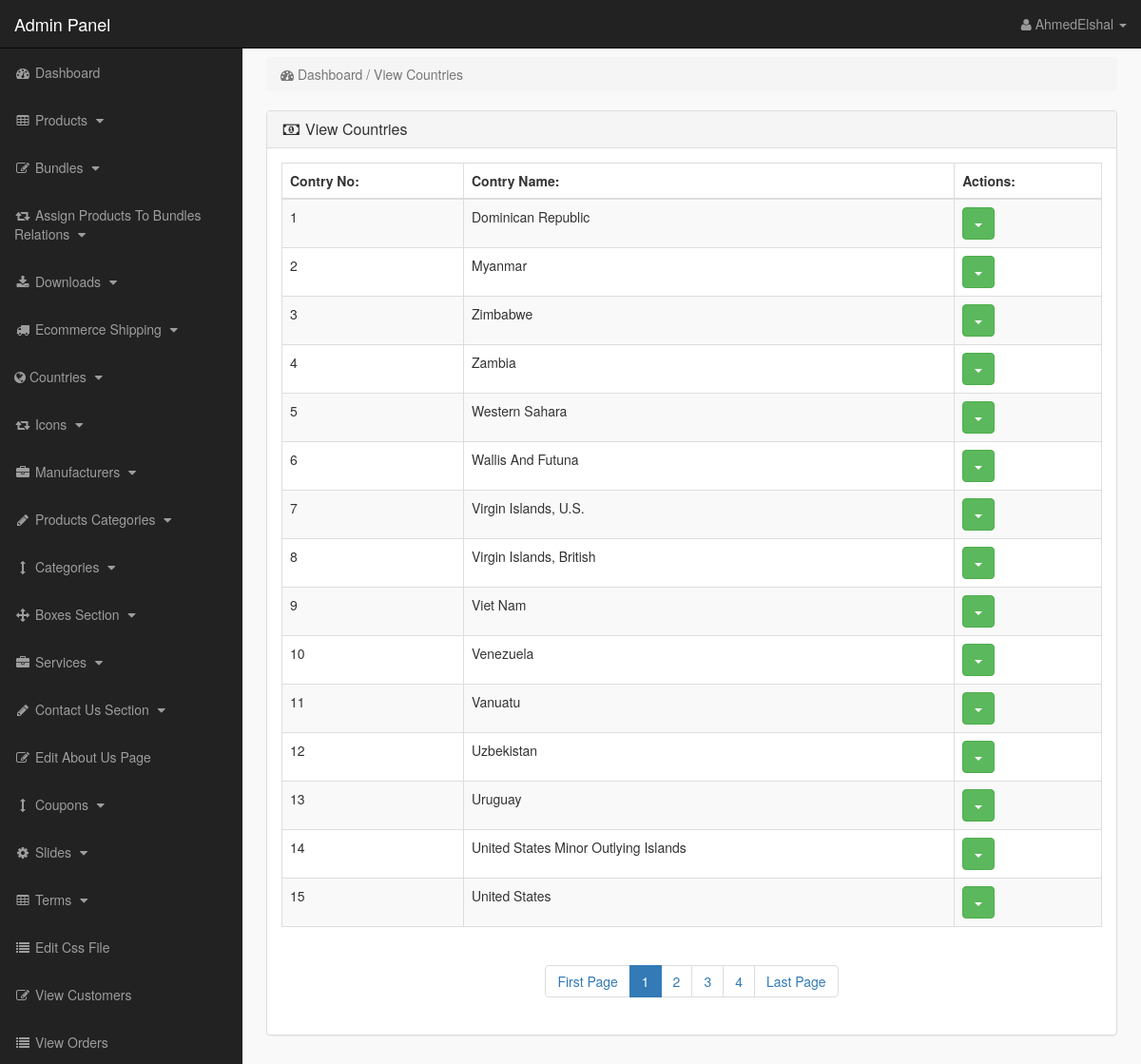
The app's page /admin_area/index.php?view_countries (signed in) with its own data.
### tables this page shows
CREATE TABLE `countries` (
  `country_id` int(10) NOT NULL,
  `country_name` text NOT NULL
);

### admin_area/view_countries.php (the view, shortened to what this page needs)
<?php
if(!isset($_SESSION['admin_email'])){
echo "<script>window.open('login.php','_self')</script>";
}
else {
?>
<div class="row">
<div class="col-lg-12">
<ol class="breadcrumb">
<li class="active">
<i class="fa fa-dashboard"></i> Dashboard / View Countries
</li>
</ol>
</div>
</div>
<div class="row">
<div class="col-lg-12">
<div class="panel panel-default">
<div class="panel-heading">
<h3 class="panel-title">
<i class="fa fa-money fa-fw"></i> View Countries
</h3>
</div>
<div class="panel-body">
<div class="table-responsive">
<table class="table table-hover table-bordered table-striped">
<thead>
<tr>
<th> Contry No: </th>
<th> Contry Name: </th>
<th> Actions: </th>
</tr>
</thead>
<tbody>
<?php
$per_page = 15;
if(!empty($_GET['view_countries'])){
$page = $_GET['view_countries'];
}else{
$page = 1;
}
$start_from = ($page-1) * $per_page;
$select_countries = "select * from countries order by 1 desc LIMIT $start_from,$per_page";
$run_countries = mysqli_query($con,$select_countries);
$i = 0;
while($row_countries = mysqli_fetch_array($run_countries)){
$country_name = $row_countries['country_name'];
$i++;
?>
<tr>
<td> <?php echo $i; ?> </td>
<td> <?php echo $country_name; ?> </td>
<td>
<div class="dropdown">
<button class="btn btn-success dropdown-toggle" data-toggle="dropdown">
<span class="caret"></span>
</button>
</div>
</td>
</tr>
<?php } ?>
</tbody>
</table>
</div>
<center>
<ul class="pagination">
<?php
$select_countries = "select * from countries order by 1 DESC";
$run_countries = mysqli_query($con, $select_countries);
$count_countries = mysqli_num_rows($run_countries);
$total_pages = ceil($count_countries / $per_page);
echo "
<li class='page-item'>
<a href='index.php?view_countries=1' class='page-link'>
First Page
</a>
</li>
";
for($i = max(1, $page - 3); $i <= min($page + 3, $total_pages); $i++){
if($i == $page){
$active = "active";
}else{
$active = "";
}
echo "
<li class='page-item $active'>
<a href='index.php?view_countries=$i' class='page-link'>
$i
</a>
</li>
";
}
echo "
<li class='page-item'>
<a href='index.php?view_countries=$total_pages' class='page-link'>
Last Page
</a>
</li>
";
?>
</ul>
</center>
</div>
</div>
</div>
</div>
<?php } ?>

### admin_area/includes/sidebar.php (shortened to what this page needs)
<?php
if(!isset($_SESSION['admin_email'])){
echo "<script>window.open('login.php','_self')</script>";
}
else {
?>
<nav class="navbar navbar-inverse navbar-fixed-top" >
<div class="navbar-header" >
<a class="navbar-brand" href="index.php?dashboard" >Admin Panel</a>
</div>
<ul class="nav navbar-right top-nav" >
<li class="dropdown" >
<a href="#" class="dropdown-toggle" data-toggle="dropdown" >
<i class="fa fa-user" ></i>
<?php echo $admin_name; ?> <b class="caret" ></b>
</a>
</li>
</ul>
<div class="collapse navbar-collapse navbar-ex1-collapse">
<ul class="nav navbar-nav side-nav">
<li>
<a href="index.php?dashboard">
<i class="fa fa-fw fa-dashboard"></i> Dashboard
</a>
</li>
<li>
<a href="#" data-toggle="collapse" data-target="#products">
<i class="fa fa-fw fa-table"></i> Products
<i class="fa fa-fw fa-caret-down"></i>
</a>
</li>
<li>
<a href="#" data-toggle="collapse" data-target="#bundles">
<i class="fa fa-fw fa-edit"></i> Bundles
<i class="fa fa-fw fa-caret-down"></i>
</a>
</li>
<li>
<a href="#" data-toggle="collapse" data-target="#relations">
<i class="fa fa-fw fa-retweet"></i> Assign Products To Bundles Relations
<i class="fa fa-fw fa-caret-down"></i>
</a>
</li>
<li>
<a href="#" data-toggle="collapse" data-target="#downloads">
<i class="fa fa-fw fa-download"></i> Downloads
<i class="fa fa-fw fa-caret-down"></i>
</a>
</li>
<li>
<a href="#" data-toggle="collapse" data-target="#shipping">
<i class="fa fa-fw fa-truck"></i> Ecommerce Shipping
<i class="fa fa-fw fa-caret-down"></i>
</a>
</li>
<li>
<a href="#" data-toggle="collapse" data-target="#countries">
<i class="fa fa-globe"></i> Countries
<i class="fa fa-fw fa-caret-down"></i>
</a>
</li>
<li>
<a href="#" data-toggle="collapse" data-target="#icons">
<i class="fa fa-fw fa-retweet"> </i> Icons
<i class="fa fa-fw fa-caret-down" ></i>
</a>
</li>
<li>
<a href="#" data-toggle="collapse" data-target="#manufacturers">
<i class="fa fa-fw fa-briefcase"></i> Manufacturers
<i class="fa fa-fw fa-caret-down"></i>
</a>
</li>
<li>
<a href="#" data-toggle="collapse" data-target="#p_cat">
<i class="fa fa-fw fa-pencil"></i> Products Categories
<i class="fa fa-fw fa-caret-down"></i>
</a>
</li>
<li>
<a href="#" data-toggle="collapse" data-target="#cat">
<i class="fa fa-fw fa-arrows-v"></i> Categories
<i class="fa fa-fw fa-caret-down"></i>
</a>
</li>
<li>
<a href="#" data-toggle="collapse" data-target="#boxes">
<i class="fa fa-fw fa-arrows"></i> Boxes Section
<i class="fa fa-fw fa-caret-down"></i>
</a>
</li>
<li>
<a href="#" data-toggle="collapse" data-target="#services">
<i class="fa fa-fw fa-briefcase"></i> Services
<i class="fa fa-fw fa-caret-down"></i>
</a>
</li>
<li>
<a href="#" data-toggle="collapse" data-target="#contact_us">
<i class="fa fa-fw fa-pencil"> </i> Contact Us Section
<i class="fa fa-fw fa-caret-down"></i>
</a>
</li>
<li>
<a href="index.php?edit_about_us">
<i class="fa fa-fw fa-edit"></i> Edit About Us Page
</a>
</li>
<li>
<a href="#" data-toggle="collapse" data-target="#coupons">
<i class="fa fa-fw fa-arrows-v"></i> Coupons
<i class="fa fa-fw fa-caret-down"></i>
</a>
</li>
<li>
<a href="#" data-toggle="collapse" data-target="#slides">
<i class="fa fa-fw fa-gear"></i> Slides
<i class="fa fa-fw fa-caret-down"></i>
</a>
</li>
<li>
<a href="#" data-toggle="collapse" data-target="#terms" >
<i class="fa fa-fw fa-table"></i> Terms
<i class="fa fa-fw fa-caret-down"></i>
</a>
</li>
<li>
<a href="index.php?edit_css">
<i class="fa fa-fw fa-list"></i> Edit Css File
</a>
</li>
<li>
<a href="index.php?view_customers">
<i class="fa fa-fw fa-edit"></i> View Customers
</a>
</li>
<li>
<a href="index.php?view_orders">
<i class="fa fa-fw fa-list"></i> View Orders
</a>
</li>
</ul>
</div>
</nav>
<?php } ?>

### admin_area/css/style.css (style rules this page uses)
body { margin-top:100px; }
@media (min-width: 768px) { body { margin-top:50px; } }
.top-nav { padding:0 15px; }
.top-nav>li { display:inline-block; float:left; }
.top-nav>li>a { padding-top:15px; padding-bottom:15px; line-height:20px; color:#999; }
@media (min-width: 768px) { .side-nav { position:fixed; top:51px; width:255px; border-radius:0; overflow-y:auto; background-color: #222; bottom:0; overflow-x:hidden; padding-bottom:40px; } }
@media (min-width: 768px) { .side-nav>li>a { width:255px; } }
.panel-body { border-radius:5px; }

### records on screen
countries: country_name "Dominican Republic"
countries: country_name "Myanmar"
countries: country_name "Zimbabwe"
countries: country_name "Zambia"
countries: country_name "Western Sahara"
countries: country_name "Wallis And Futuna"
countries: country_name "Virgin Islands, U.S."
countries: country_name "Virgin Islands, British"
countries: country_name "Viet Nam"
countries: country_name "Venezuela"
countries: country_name "Vanuatu"
countries: country_name "Uzbekistan"
countries: country_name "Uruguay"
countries: country_name "United States Minor Outlying Islands"
countries: country_name "United States"

### other values on screen
$admin_name "AhmedElshal"
